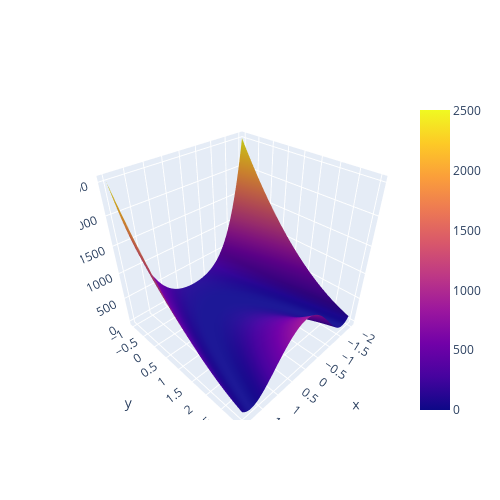

The notebook cell this image was saved under:
### Code cell
"""
Create a function to plot h.
"""
def plot_h(x, y):
  X, Y = np.meshgrid(x, y)
  z = h(X, Y)

  fig = go.Figure(data=go.Surface(x=X, y=Y, z=z))
  fig.update_layout(autosize=False, width=500, height=500)
  fig.show()


plot_h(x, y)

### Figure 1 — Plotly figure (JSON) as saved in the notebook; plotly's stock layout.template omitted (floating-point values rounded to 4 significant figures; data arrays with more than 128 entries replaced by an {"elided": "..."} marker saying what was removed)
{"data": [{"type": "surface", "x": {"elided": "100x100 float values"}, "y": {"elided": "100x100 float values"}, "z": {"elided": "100x100 float values"}}], "layout": {"autosize": false, "height": 500, "width": 500}}
